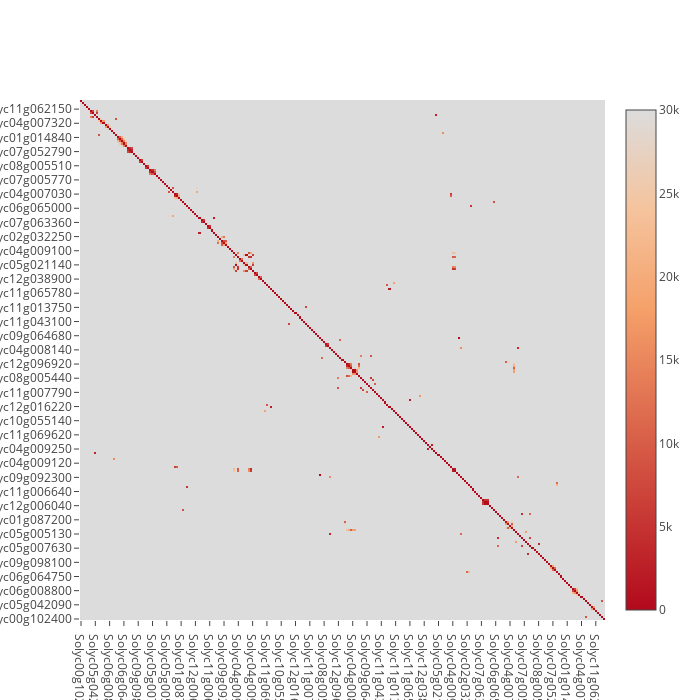

Notebook cell for this chart:
### Code cell
import plotly
import plotly.plotly as py
import plotly.graph_objs as go

import pandas as pd
import numpy as np
import random
from scipy.spatial import distance
from scipy.cluster.hierarchy import dendrogram, linkage

threshold = 30000

# extract clade information
NLR_list = pd.read_csv("original_data/tomato_NLRs_from_AKI.csv")
clade_info = NLR_list.loc[:, ["gene_short_na", "NLR clade"]]

# extract gene_distance info
NLR_gene_info = pd.read_csv("original_data/NLR_gene_info.csv", index_col=0)
position_data = NLR_gene_info.iloc[:, [0,3,4,9]]
position_data.columns = ["chr", "start", "end", "id"]

clade_info.columns = ["id", "clade"]

position_data = pd.merge(position_data, clade_info, on='id', how='left')

def calc_distance(data_from_chr):
    tmp_position_data = data_from_chr.iloc[:, 1]
    tmp_position_data = np.stack([np.array(tmp_position_data), np.zeros(tmp_position_data.shape[0])], 1)

    dist = distance.cdist(tmp_position_data, tmp_position_data, metric='euclidean')
    return dist

# chr_name = "SL3.0ch04"
# position_data = position_data[position_data["chr"] == chr_name]
position_data = position_data.sort_values(["clade"])

dist = pd.DataFrame(calc_distance(position_data))
dist.index = position_data["chr"].values
dist.columns = position_data["chr"].values

for i in range(dist.shape[0]):
    diff_chr = dist.columns != dist.index[i]
    dist.iloc[i, :].loc[diff_chr] = threshold

dist = np.array(dist)
dist = np.flip(dist, 0)
dist[dist>threshold] = threshold

trace = go.Heatmap(z=dist, colorscale="Reds", reversescale=True, x=position_data["id"], y=position_data["id"])
data=[trace]

layout = dict(width = 700, height = 700, autosize = False )
fig = go.Figure(data=data, layout=layout)
plotly.offline.iplot(fig, filename='basic-heatmap')

### Figure 1 — Plotly figure (JSON) as saved in the notebook; plotly's stock layout.template omitted (floating-point values rounded to 4 significant figures; data arrays with more than 128 entries replaced by an {"elided": "..."} marker saying what was removed)
{"data": [{"colorscale": "Reds", "reversescale": true, "type": "heatmap", "uid": "2e2adcec-f72e-4c26-91a7-51a7237ad46d", "x": {"elided": "257 str values"}, "y": {"elided": "257 str values"}, "z": {"elided": "257x257 int values"}}], "layout": {"autosize": false, "height": 700, "width": 700, "xaxis": {"autorange": true, "range": [-0.5, 256.5], "type": "category"}, "yaxis": {"autorange": true, "range": [-0.5, 256.5], "type": "category"}}}
